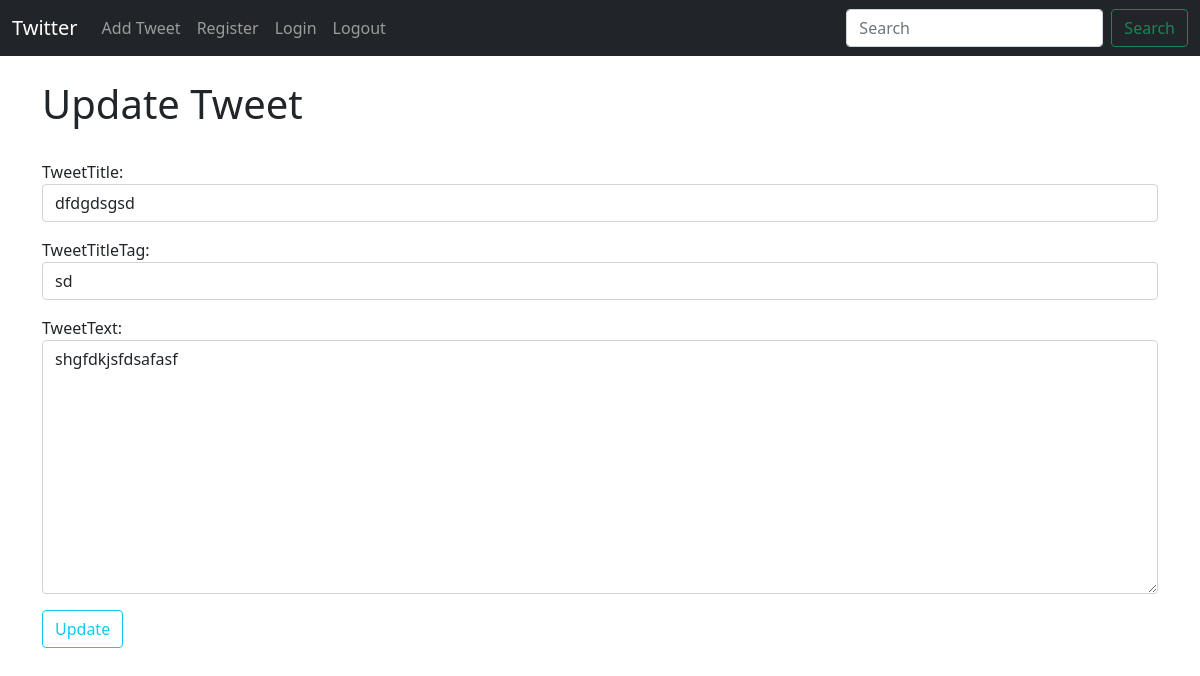
/tweet/edit/25, run on the app's committed database.
### tweets/models.py (models this page shows, shortened)
class Tweet(models.Model):
    tweetTitle = models.CharField(max_length=255, null=True, blank=True)
    tweetTitleTag = models.CharField(max_length=255, null=True, blank=True)
    tweetAuthor = models.ForeignKey(User, on_delete=models.CASCADE,  null=True, blank=True)  #if we want to delate User we CASCADE and delate all posts
    tweetText = models.TextField(null=True, blank=True)
    tweetDate = models.DateField(auto_now_add = True)

### tweets/views.py (the view)
# urls.py: path('tweet/edit/<int:pk>', UpdateTweetView.as_view(), name='update_tweet'),
class UpdateTweetView(UpdateView):
    model = Tweet
    form_class = EditTweetForm
    template_name = 'update_tweet.html'

### tweets/forms.py
class EditTweetForm(forms.ModelForm):
    class Meta:
        model = Tweet
        fields = ('tweetTitle', 'tweetTitleTag', 'tweetText')
        widgets = {
            'tweetTitle': forms.TextInput(attrs = {'class':'form-control', 'placeholder': 'Choose your title'}),
            'tweetTitleTag': forms.TextInput(attrs = {'class':'form-control'}),
            'tweetText': forms.Textarea(attrs = {'class':'form-control'}),
        }

### tweets/templates/update_tweet.html (shortened to what this page needs)
{% extends 'main.html' %}
{% block content %}
<h1>Update Tweet</h1>
<br/>
<div class="form-group">
    <form method="POST">
        {{form.as_p}}
        <button class="btn btn-outline-info">Update</button>
    </form>
</div>
{% endblock %}

### data on the page
Tweet: tweetTitle "dfdgdsgsd", tweetTitleTag "sd", tweetText "shgfdkjsfdsafasf"
